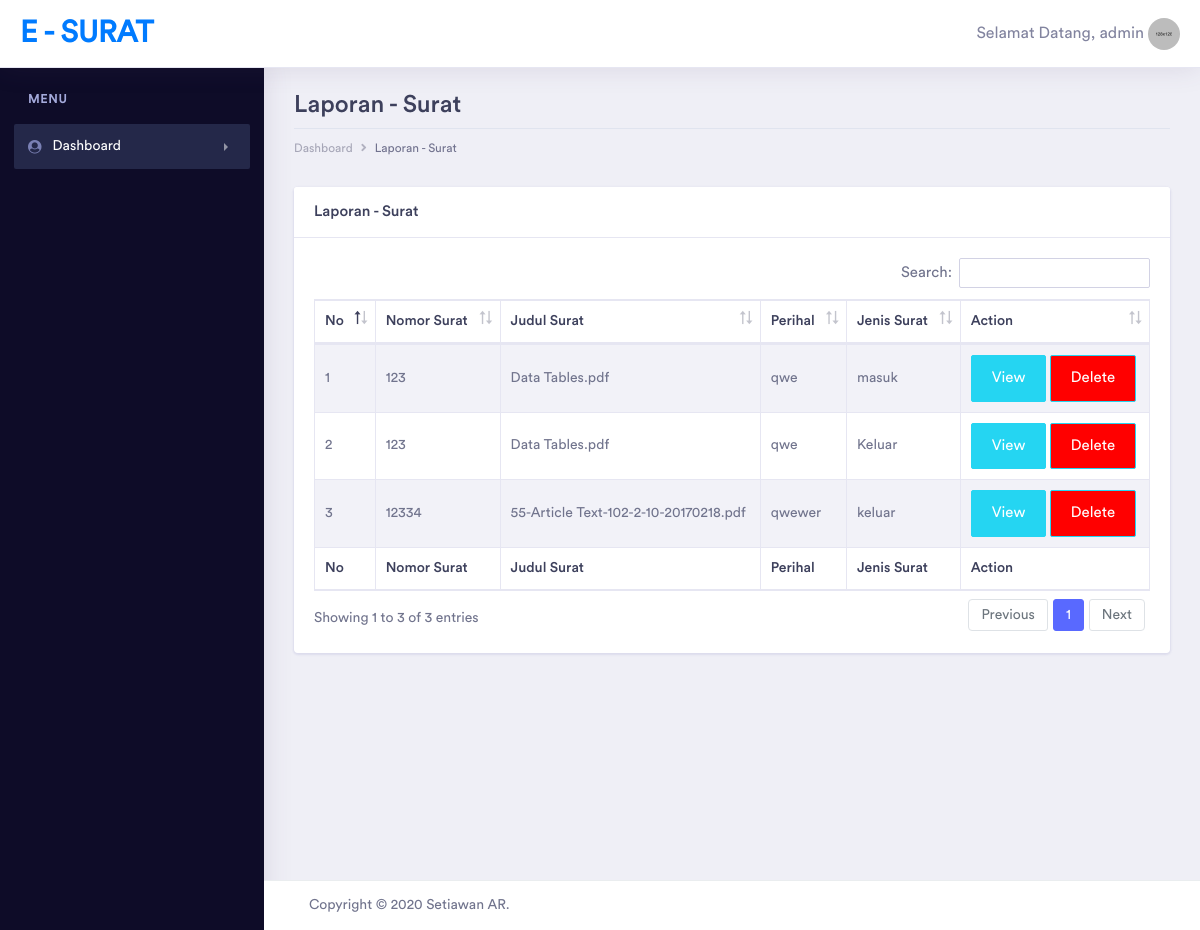
Screenshot of /login/laporan-surat.php (signed in) with the database file from the repository.
### tables this page shows
CREATE TABLE `data_surat` (
  `id_surat` int(11) NOT NULL,
  `no_surat` varchar(255) NOT NULL,
  `perihal` varchar(255) NOT NULL,
  `file_surat` varchar(255) NOT NULL,
  `tgl_diterima` varchar(255) NOT NULL,
  `jenis_surat` varchar(255) NOT NULL
);

### login/laporan-surat.php (the view, shortened to what this page needs)
<?php
include '../conf/config.php';
 ?>
<!doctype html>
<html lang="en">
<head>
    <link rel="stylesheet" href="../assets/vendor/bootstrap/css/bootstrap.min.css">
    <link href="../assets/vendor/fonts/circular-std/style.css" rel="stylesheet">
    <link rel="stylesheet" href="../assets/libs/css/style.css">
    <link rel="stylesheet" href="../assets/vendor/fonts/fontawesome/css/fontawesome-all.css">
    <link rel="stylesheet" type="text/css" href="../assets/vendor/datatables/css/dataTables.bootstrap4.css">
    <link rel="stylesheet" type="text/css" href="../assets/vendor/datatables/css/buttons.bootstrap4.css">
    <link rel="stylesheet" type="text/css" href="../assets/vendor/datatables/css/select.bootstrap4.css">
    <link rel="stylesheet" type="text/css" href="../assets/vendor/datatables/css/fixedHeader.bootstrap4.css">
</head>
<body>
    <div class="dashboard-main-wrapper">
         <?php include 'lib/navbar.php'; ?>
         <?php include 'lib/sidebar.php'; ?>
        <div class="dashboard-wrapper">
            <div class="container-fluid  dashboard-content">
                <div class="row">
                    <div class="col-xl-12 col-lg-12 col-md-12 col-sm-12 col-12">
                        <div class="page-header">
                            <h2 class="pageheader-title">Laporan - Surat</h2>
                            <div class="page-breadcrumb">
                                <nav aria-label="breadcrumb">
                                    <ol class="breadcrumb">
                                        <li class="breadcrumb-item"><a href="#" class="breadcrumb-link">Dashboard</a></li>
                                        <li class="breadcrumb-item active" aria-current="page">Laporan - Surat</li>
                                    </ol>
                                </nav>
                            </div>
                        </div>
                    </div>
                </div>
                <div class="row">
                    <div class="col-xl-12 col-lg-12 col-md-12 col-sm-12 col-12">
                        <div class="card">
                            <div class="card-header">
                                <h5 class="mb-0">Laporan - Surat</h5>
                            </div>
                            <div class="card-body">
                                <div class="table-responsive">
                                    <table id="example" class="table table-striped table-bordered second" style="width:100%">
                                        <thead>
                                            <tr>
                                                <th>No</th>
                                                <th>Nomor Surat</th>
                                                <th>Judul Surat</th>
                                                <th>Perihal</th>
                                                <th>Jenis Surat</th>
                                                <th>Action</th>
                                            </tr>
                                        </thead>
                                        <tbody>
                                            <?php
                                                $query = mysqli_query($conn,"SELECT * FROM `data_surat` ORDER BY `data_surat`.`tgl_diterima` ASC" ) ;
                                                $no = 1;
                                                while ($data = mysqli_fetch_array($query)) {
                                               ?>
                                            <tr>
                                                <td><?php echo $no; ?></td>
                                                <td><?php echo $data['no_surat']; ?></td>
                                                <td><?php $nama = explode('($)', $data['file_surat']); echo $nama[1]; ?></td>
                                                <td><?php echo $data['perihal']; ?></td>
                                                <td><?php echo $data['jenis_surat']; ?></td>
                                                <td>
                                                    <button type="button" class="btn btn-info btn-lg" data-toggle="modal" data-target="#pop-up<?php echo md5($data['file_surat']);?>">View</button>
                                                    <a href="delete-surat?surat=<?php echo base64_encode($data['id_surat']);?>">
                                                    <button style="background-color: red" type="button" class="btn btn-info btn-lg">Delete</button></a>
                                                </td>
                                            </tr>
                                            <?php
                                                $no++;
                                                }
                                             ?>
                                        </tbody>
                                        <tfoot>
                                            <tr>
                                                <th>No</th>
                                                <th>Nomor Surat</th>
                                                <th>Judul Surat</th>
                                                <th>Perihal</th>
                                                <th>Jenis Surat</th>
                                                <th>Action</th>
                                            </tr>
                                        </tfoot>
                                    </table>
                                </div>
                            </div>
                        </div>
                    </div>
                </div>
            </div>
            <?php
                include 'lib/footer.php';
             ?>
        </div>
</body>
</html>

### login/lib/navbar.php (shortened to what this page needs)
<div class="dashboard-header">
            <nav class="navbar navbar-expand-lg bg-white fixed-top">
                <a class="navbar-brand" href="dashboard">E - Surat</a>
                <div class="collapse navbar-collapse " id="navbarSupportedContent">
                    <ul class="navbar-nav ml-auto navbar-right-top">
                        <li class="nav-item dropdown nav-user">
                            <a class="nav-link nav-user-img" href="#" id="navbarDropdownMenuLink2" data-toggle="dropdown" aria-haspopup="true" aria-expanded="false">Selamat Datang, <?php echo base64_decode($_SESSION['username']); ?> <img src="../assets/images/avatar-1.jpg" alt="" class="user-avatar-md rounded-circle"> </a>
                        </li>
                    </ul>
                </div>
            </nav>
        </div>

### login/lib/sidebar.php (shortened to what this page needs)
<div class="nav-left-sidebar sidebar-dark">
            <div class="menu-list">
                <nav class="navbar navbar-expand-lg navbar-light">
                    <div class="collapse navbar-collapse" id="navbarNav">
                        <ul class="navbar-nav flex-column">
                            <li class="nav-divider">
                                Menu
                            </li>
                            <li class="nav-item ">
                                <a class="nav-link active" href="#" data-toggle="collapse" aria-expanded="false" data-target="#submenu-1" aria-controls="submenu-1"><i class="fa fa-fw fa-user-circle"></i>Dashboard <span class="badge badge-success">6</span></a>
                            </li>
                        </ul>
                    </div>
                </nav>
            </div>
        </div>
                </div>

### login/lib/footer.php
<div class="footer" style="position: fixed;bottom: 0%;" >
                <div class="container-fluid">
                    <div class="row">
                        <div class="col-xl-6 col-lg-6 col-md-6 col-sm-12 col-12">
                             Copyright © 2020 <a href="https://instagram.com/langkah_menjauh">Setiawan AR</a>.
                        </div>
                    </div>
                </div>
            </div>

### rows the page displays
data_surat: no_surat "123", file_surat "Data Tables.pdf", perihal "qwe", jenis_surat "masuk"
data_surat: no_surat "123", file_surat "Data Tables.pdf", perihal "qwe", jenis_surat "Keluar"
data_surat: no_surat "12334", file_surat "55-Article Text-102-2-10-20170218.pdf", perihal "qwewer", jenis_surat "keluar"

### other values shown
base64_decode($_SESSION['username']) "admin"
